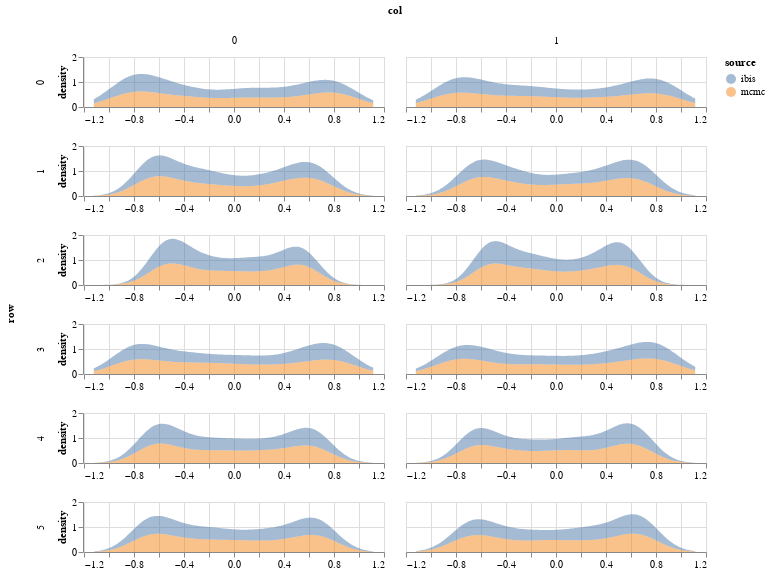

Here is the notebook cell this chart was saved with:
### Code cell
param = 'beta'
df = get_post_df(np.squeeze(ps[param]))
df['source'] = 'mcmc'
df2 = get_post_df(particles[param])
df2['source'] = 'ibis'

plot_density(pd.concat([df,df2]))

### Figure 1 — Vega-Lite specification as saved in the notebook (floating-point values rounded to 4 significant figures; data arrays with more than 128 entries replaced by an {"elided": "..."} marker saying what was removed)
{"config": {"view": {"continuousWidth": 400, "continuousHeight": 300}}, "data": {"name": "data-87006c19e3c27e25a608e82a5a1477c2"}, "mark": {"type": "area", "opacity": 0.5}, "encoding": {"color": {"type": "nominal", "field": "source"}, "column": {"type": "quantitative", "field": "col"}, "row": {"type": "quantitative", "field": "row"}, "x": {"type": "quantitative", "field": "value", "title": null}, "y": {"type": "quantitative", "field": "density"}}, "height": 50, "resolve": {"scale": {"x": "independent"}}, "transform": [{"fold": ["value"]}, {"density": "value", "groupby": ["cn", "row", "col", "source"]}], "width": 300, "$schema": "https://vega.github.io/schema/vega-lite/v4.8.1.json", "datasets": {"data-87006c19e3c27e25a608e82a5a1477c2": {"elided": "24000 records"}}}
